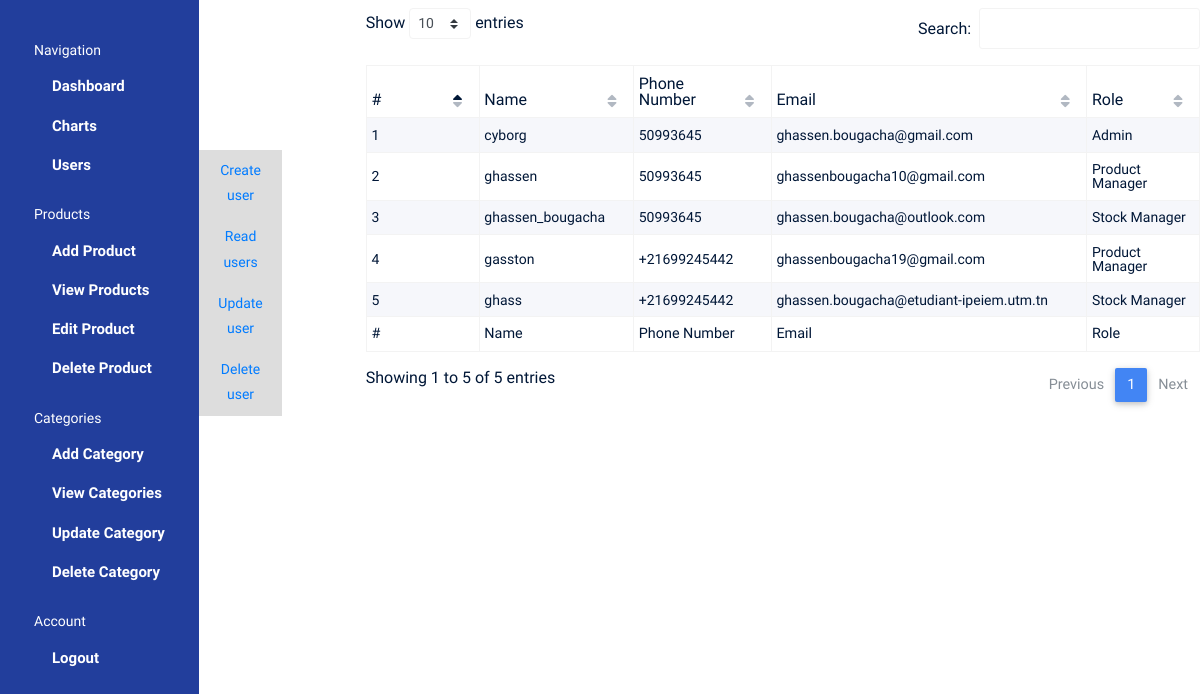
Page /users-list on the earlier database version.
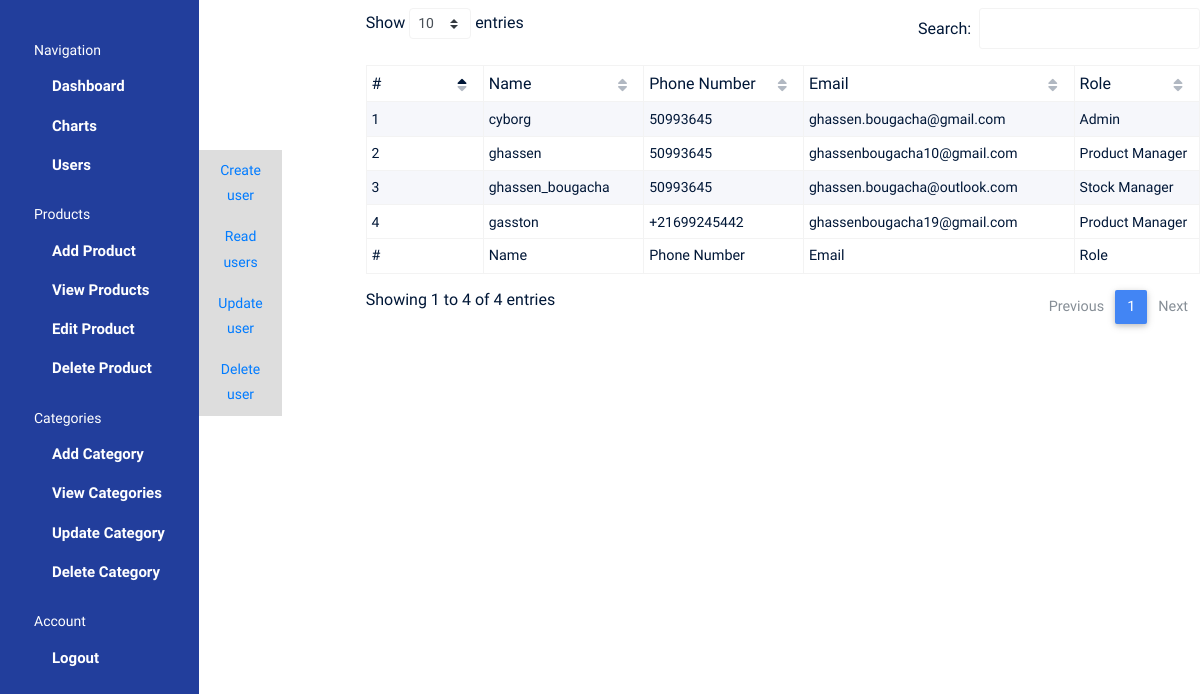
Same page on the later database version.
### Home/models.py (models this page shows, shortened)
class User(AbstractUser):
    phone = models.CharField(verbose_name="Phone number:", max_length=80)
    is_product_manager = models.BooleanField(verbose_name="Is Product Manager", default=False)
    is_stock_manager = models.BooleanField(verbose_name="Is Stock Manager", default=False)
    is_agent = models.BooleanField(verbose_name="Is Agent", default=False)
    is_simple_user = models.BooleanField(verbose_name="Is Simple User", default=True)
    email = models.EmailField("email address", unique=True)

### Home/views.py (the view)
# urls.py: path("users-list", readUsers, name="users-read"),
def readUsers(request):
    users = User.objects.all()
    return render(request, 'pages/users-read.html', {'users':users})

### templates/pages/users-read.html (shortened to what this page needs)
<!DOCTYPE html>
<html lang="en">
{% load static %}
<head>
  <link rel="stylesheet" href="https://use.fontawesome.com/releases/v5.11.2/css/all.css">
  <link rel="stylesheet" href="{% static 'css/mdb/css/bootstrap.min.css' %}">
  <link rel="stylesheet" href="{% static 'css/mdb/css/style.css' %}">
  <link rel="stylesheet" href="{% static 'css/mdb/css/mdb.min.css' %}">
  <link href="{% static 'css/mdb/css/addons/datatables.min.css' %}" rel="stylesheet">
  <link rel="stylesheet" href="{% static 'css/mdb/css/style.css' %}">
  <link rel="stylesheet" href="{% static 'css/superuser.css' %}">
</head>
<body>
  <div class="container-scroller d-flex">
    <nav class="sidebar sidebar-offcanvas" id="sidebar">
      <ul class="nav">
        <li class="nav-item sidebar-category">
          <p>Navigation</p>
        </li>
        <li class="nav-item">
          <a class="nav-link" href="{% url 'Home' %}">
            <span class="menu-title">Dashboard</span>
          </a>
        </li>
        <li class="nav-item">
          <a class="nav-link" href="{% url 'charts' %}">
            <span class="menu-title">Charts</span>
          </a>
        </li>
        <li class="nav-item">
          <a class="nav-link" href="{% url 'users' %}">
            <span class="menu-title">Users</span>
          </a>
        </li>
        <li class="nav-item sidebar-category">
          <p>Products</p>
        </li>
        <li class="nav-item">
            <a class="nav-link" href="{% url 'add_prod' %}">
              <span class="menu-title">Add Product</span>
            </a>
          </li>
          <li class="nav-item">
            <a class="nav-link" href="{% url 'view_prod' %}">
              <span class="menu-title">View Products</span>
            </a>
          </li>
          <li class="nav-item">
            <a class="nav-link" href="{% url 'edit_prod' %}">
              <span class="menu-title">Edit Product</span>
            </a>
          </li>
          <li class="nav-item">
            <a class="nav-link" href="{% url 'delete_prod' %}">
              <span class="menu-title">Delete Product</span>
            </a>
          </li>
        <li class="nav-item sidebar-category">
          <p>Categories</p>
        </li>
        <li class="nav-item">
            <a class="nav-link" href="{% url 'add_cat' %}">
              <span class="menu-title">Add Category</span>
            </a>
          </li>
          <li class="nav-item">
            <a class="nav-link" href="{% url 'view_cat' %}">
              <span class="menu-title">View Categories</span>
            </a>
          </li>
          <li class="nav-item">
            <a class="nav-link" href="{% url 'edit_cat' %}">
              <span class="menu-title">Update Category</span>
            </a>
          </li>
          <li class="nav-item">
            <a class="nav-link" href="{% url 'delete_cat' %}">
              <span class="menu-title">Delete Category</span>
            </a>
          </li>
          <li class="nav-item sidebar-category">
            <p>Account</p>
          </li>
          <li class="nav-item">
            <a class="nav-link" href="{% url 'logout' %}">
              <span class="menu-title">Logout</span>
            </a>
          </li>
      </ul>
    </nav>
    <ul id="nav-top">
      <li class="nav-top-item"><a href="{% url 'users' %}">Create user</a></li>
      <li class="nav-top-item"><a href="{% url 'users-read' %}">Read users</a></li>
      <li class="nav-top-item"><a href="{% url 'edit_users' %}">Update user</a></li>
      <li class="nav-top-item"><a href="{% url 'delete_user' %}">Delete user</a></li>
    </ul>
    <table id="dtBasicExample" class="table table-striped table-bordered table-sm" cellspacing="0" width="100%">
  <thead>
    <tr>
      <th class="th-sm">#
      </th>
      <th class="th-sm">Name
      </th>
      <th class="th-sm">Phone Number
      </th>
      <th class="th-sm">Email
      </th>
      <th class="th-sm">Role
      </th>
    </tr>
  </thead>
  <tbody>
  {% for users in users %}
    <tr>
      <td>{{ users.id }}</td>
      <td>{{ users.username }}</td>
      <td>{{ users.phone }}</td>
      <td>{{ users.email }}</td>
      {% if users.is_product_manager %}
        <td>Product Manager</td>
      {% elif users.is_stock_manager %}
        <td>Stock Manager</td>
    {% elif users.is_superuser %}
        <td>Admin</td>
    {% elif users.is_agent %}
        <td>Agent</td>
    {% elif users.is_simple_user %}
        <td>Simple User</td>
      {% endif %}
    </tr>
  {% endfor %}
  </tbody>
  <tfoot>
    <tr>
      <th>#
      </th>
      <th>Name
      </th>
      <th>Phone Number
      </th>
      <th>Email
      </th>
      <th> Role
      </th>
    </tr>
  </tfoot>
</table>
  </div>
</body>
</html>

### static/css/mdb/css/style.css (style rules this page uses)
table.dataTable thead .sorting:after, table.dataTable thead .sorting:before, table.dataTable thead .sorting_asc:after, table.dataTable thead .sorting_asc:before, table.dataTable thead .sorting_asc_disabled:after, table.dataTable thead .sorting_asc_disabled:before, table.dataTable thead .sorting_desc:after, table.dataTable thead .sorting_desc:before, table.dataTable thead .sorting_desc_disabled:after, table.dataTable thead .sorting_desc_disabled:before { bottom: .5em; }

### templates/pages/users-read.html (style rules this page uses)
#nav-top { height: 40vh; width: 20%; list-style-type: none; margin: 0; margin-top: 150px; padding: 0; overflow: hidden; }
#nav-top li { width: 50%; text-align: center; }
#nav-top li a { display: block; padding: 8px; background-color: #dddddd; }

Differences in the rows shown:
removed User: id "5", username "ghass", phone "+21699245442", email "ghassen.bougacha@etudiant-ipeiem.utm.tn", is_product_manager "Stock Manager"
Other differences:
text written by a page script: "Show entries Search: Showing 1 to 5 of 5 entries Previous 1 Next" → "Show entries Search: Showing 1 to 4 of 4 entries Previous 1 Next"
